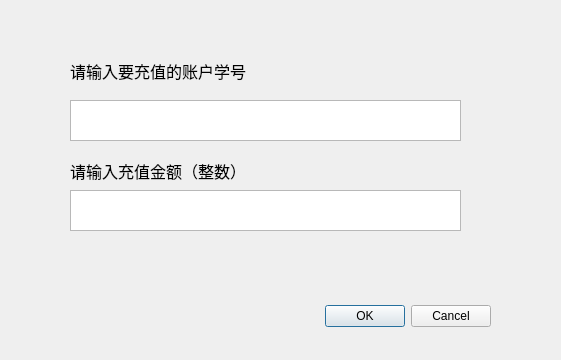
<?xml version="1.0" encoding="UTF-8"?>
<ui version="4.0">
 <class>add_money</class>
 <widget class="QDialog" name="add_money">
  <property name="geometry">
   <rect>
    <x>0</x>
    <y>0</y>
    <width>561</width>
    <height>360</height>
   </rect>
  </property>
  <property name="windowTitle">
   <string>Dialog</string>
  </property>
  <widget class="QDialogButtonBox" name="buttonBox">
   <property name="geometry">
    <rect>
     <x>90</x>
     <y>300</y>
     <width>401</width>
     <height>32</height>
    </rect>
   </property>
   <property name="orientation">
    <enum>Qt::Horizontal</enum>
   </property>
   <property name="standardButtons">
    <set>QDialogButtonBox::Cancel|QDialogButtonBox::Ok</set>
   </property>
  </widget>
  <widget class="QLabel" name="label">
   <property name="geometry">
    <rect>
     <x>70</x>
     <y>50</y>
     <width>221</width>
     <height>41</height>
    </rect>
   </property>
   <property name="font">
    <font>
     <pointsize>12</pointsize>
    </font>
   </property>
   <property name="text">
    <string>请输入要充值的账户学号</string>
   </property>
  </widget>
  <widget class="QTextEdit" name="stu_ID">
   <property name="geometry">
    <rect>
     <x>70</x>
     <y>100</y>
     <width>391</width>
     <height>41</height>
    </rect>
   </property>
   <property name="font">
    <font>
     <pointsize>11</pointsize>
    </font>
   </property>
  </widget>
  <widget class="QLabel" name="label_2">
   <property name="geometry">
    <rect>
     <x>70</x>
     <y>150</y>
     <width>251</width>
     <height>41</height>
    </rect>
   </property>
   <property name="font">
    <font>
     <pointsize>12</pointsize>
    </font>
   </property>
   <property name="text">
    <string>请输入充值金额（整数）</string>
   </property>
  </widget>
  <widget class="QTextEdit" name="money">
   <property name="geometry">
    <rect>
     <x>70</x>
     <y>190</y>
     <width>391</width>
     <height>41</height>
    </rect>
   </property>
   <property name="font">
    <font>
     <pointsize>12</pointsize>
    </font>
   </property>
  </widget>
 </widget>
 <resources/>
 <connections>
  <connection>
   <sender>buttonBox</sender>
   <signal>accepted()</signal>
   <receiver>add_money</receiver>
   <slot>accept()</slot>
   <hints>
    <hint type="sourcelabel">
     <x>248</x>
     <y>254</y>
    </hint>
    <hint type="destinationlabel">
     <x>157</x>
     <y>274</y>
    </hint>
   </hints>
  </connection>
  <connection>
   <sender>buttonBox</sender>
   <signal>rejected()</signal>
   <receiver>add_money</receiver>
   <slot>reject()</slot>
   <hints>
    <hint type="sourcelabel">
     <x>316</x>
     <y>260</y>
    </hint>
    <hint type="destinationlabel">
     <x>286</x>
     <y>274</y>
    </hint>
   </hints>
  </connection>
 </connections>
</ui>
